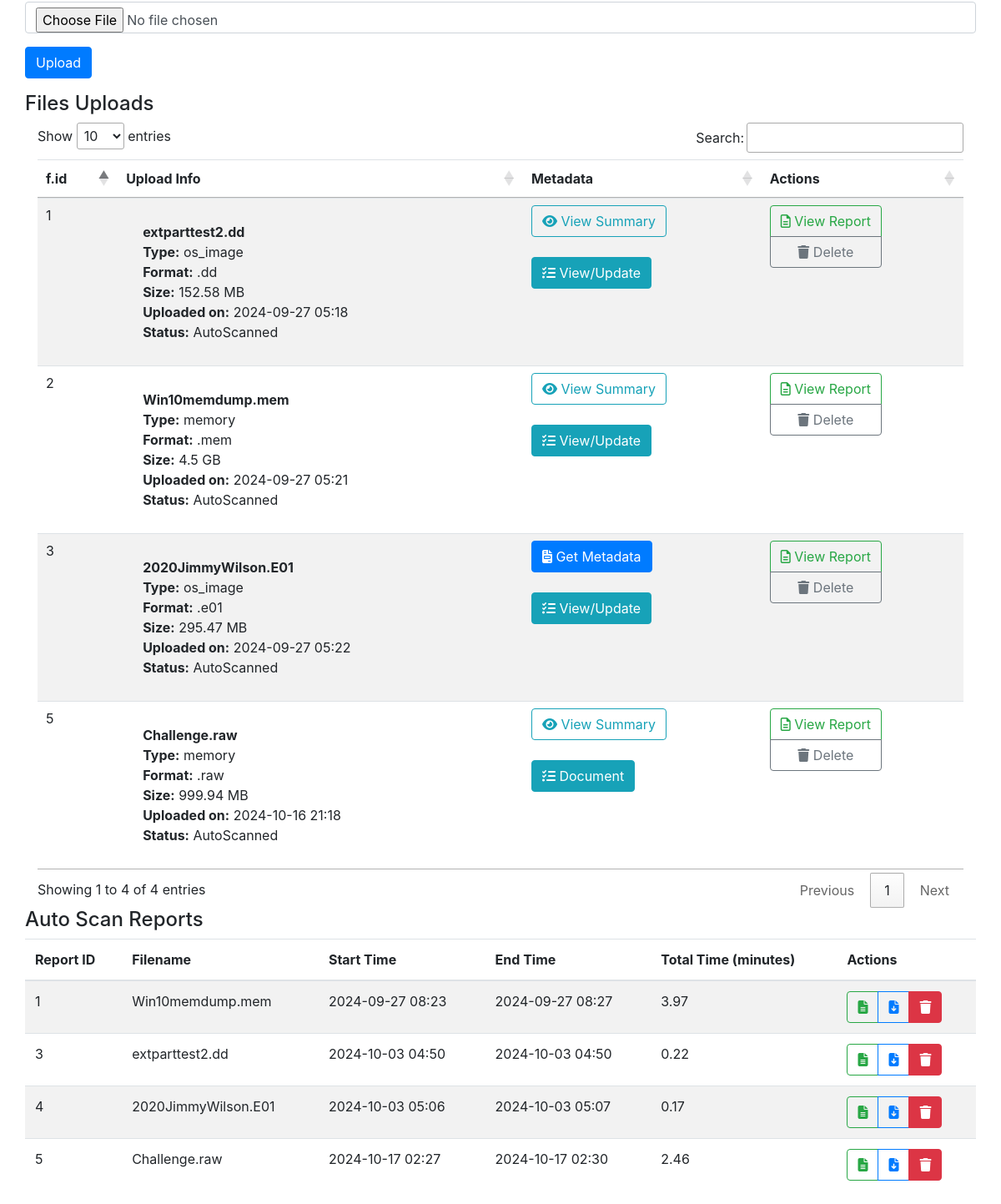
Page /dashboard (signed in, lower part) on the earlier database version.
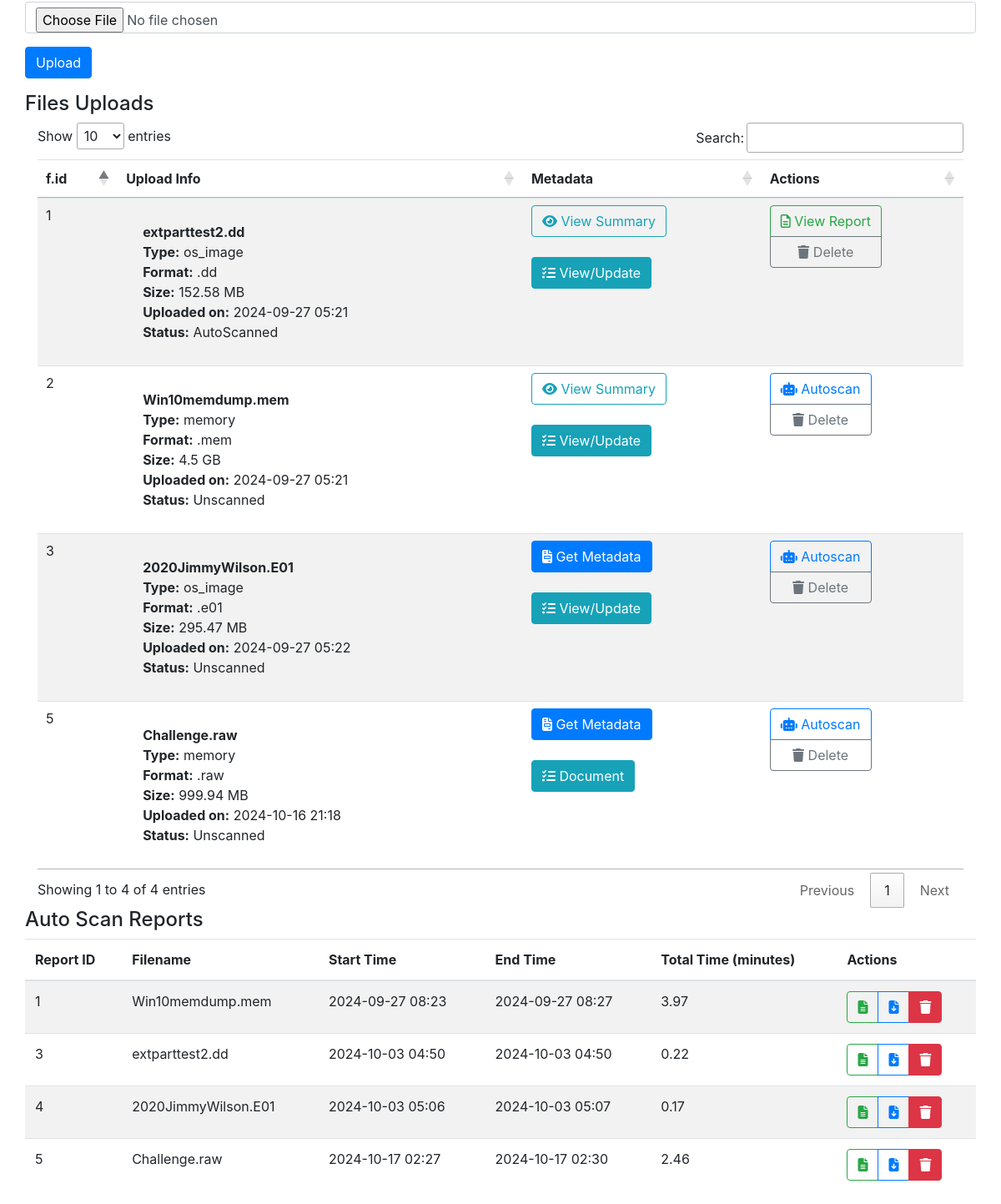
Same page on the later database version.
### models.py (models this page shows, shortened)
class UploadedFile(db.Model):
    __tablename__ = 'uploaded_files'
    id = db.Column(db.Integer, primary_key=True)
    filename = db.Column(db.String(255), nullable=False)
    file_type = db.Column(db.String(50), nullable=False)
    format = db.Column(db.String(50))
    size = db.Column(db.Integer)
    user_id = db.Column(db.Integer)
    upload_datetime = db.Column(db.DateTime, default=datetime.utcnow)
    status = db.Column(db.String(50), default='Unscanned')
    doc_exists = db.Column(db.Boolean, default=False)  # Add this line
    has_metadata = db.Column(db.Boolean, default=False)
    metadata_file_path = db.Column(db.String, nullable=True)  # Add this line for JSON file path

class AutoScan(db.Model):
    __tablename__ = 'autoscans'
    id = db.Column(db.Integer, primary_key=True)
    start_time = db.Column(db.DateTime, nullable=False)
    end_time = db.Column(db.DateTime, nullable=False)
    file_id = db.Column(db.Integer, db.ForeignKey('uploaded_files.id'), nullable=False)
    file_type = db.Column(db.String(50), nullable=False)
    report = db.Column(db.String(255), nullable=False)
    user_id = db.Column(db.Integer) # Add user_id

### app.py (the view)
@app.route('/')
@app.route('/dashboard', methods=['GET', 'POST'])
@login_required
def dashboard():
    form = UploadFileForm()
    if request.method == 'POST' and form.validate_on_submit():
        return redirect(url_for('upload_file'))
    uploaded_files = UploadedFile.query.filter_by(user_id=current_user.id).all()
    for file in uploaded_files:
        file.size_display = format_file_size(file.size)
        file.documentation = Documentation.query.filter_by(file_id=file.id).first() or None  # Attach the documentation to the file object
    stats = calculate_user_stats(current_user.id)
    autoscans = fetch_autoscans(current_user.id)
    auto_scan_reports = []
    for scan, filename in autoscans:
        total_time = (scan.end_time - scan.start_time).total_seconds() / 60  # Total time in minutes
        auto_scan_reports.append({
            'id': scan.id,
            'filename': filename,
            'start_time': scan.start_time,
            'end_time': scan.end_time,
            'total_time': round(total_time, 2)  # Round to 2 decimal places
        })
    return render_template('dashboard.html',
                           form=form,
                           uploaded_files=uploaded_files,
                           stats=stats,
                           autoscan_reports=auto_scan_reports)

### forms.py
class UploadFileForm(FlaskForm):
    file = FileField('Select File', validators=[
        FileRequired(),
        FileAllowed(['mem', 'dmp', 'raw', 'lks', 'hdd', 'iso', 'img', 'dd', 'e01'], 'Memory and Image files only!')
    ])
    submit = SubmitField('Upload')

### app.py (called while the page is built)
@login_manager.user_loader
def load_user(user_id):
    return User.query.get(int(user_id))

def format_file_size(size_in_bytes):
    if size_in_bytes == 0:
        return "0 B"
    size_name = ("B", "KB", "MB", "GB", "TB")
    i = int(math.floor(math.log(size_in_bytes, 1024)))
    p = math.pow(1024, i)
    s = round(size_in_bytes / p, 2)
    return f"{s} {size_name[i]}"

def fetch_autoscans(user_id):
    return (
        db.session.query(AutoScan, UploadedFile.filename)
        .join(UploadedFile, AutoScan.file_id == UploadedFile.id)
        .filter(AutoScan.user_id == user_id)
        .all()
    )

### templates/dashboard.html (shortened to what this page needs)
{% extends "base.html" %}
{% block content %}
<div class="container-fluid ">
    <form method="POST" action="{{ url_for('upload_file') }}" enctype="multipart/form-data">
        <div class="form-group">
            {{ form.file(class="form-control") }}
        </div>
        <div class="form-group">
            <button type="submit" class="btn btn-primary">Upload</button>
        </div>
    </form>
<h4>Files Uploads</h4>
<div class="container-fluid">
    <div class="row">
        <div class="col-12">
            <div class="table-responsive">
                <table id="uploaded-files-table" class="tab-content table table-striped">
                    <thead>
                        <tr>
                            <th>f.id</th>
                            <th>Upload Info</th>
                            <th>Metadata</th>
                            <th>Actions</th>
                        </tr>
                    </thead>
                    <tbody>
                        {% for file in uploaded_files %}
                            <tr>
                                <td>{{ file.id }}</td>
                                <td>
                                    <div class="card" style="background-color: transparent; border: none;">
                                        <div class="card-body" style="background-color: transparent;">
                                            <b>{{ file.filename }}</b>
                                            <br> <b>Type:</b> {{ file.file_type }}
                                            <br> <b>Format:</b> {{ file.format }}
                                            <br> <b>Size:</b> {{ file.size_display }}
                                            <br> <b>Uploaded on:</b> {{ file.upload_datetime.strftime('%Y-%m-%d %H:%M') }}
                                            <br> <b>Status:</b> {{ file.status }}
                                        </div>
                                    </div>
                                </td>
                                <td>
                                    {% if file.has_metadata %}
                                        <button type="button" class="btn btn-outline-info" title="View Metadata" data-file-id="{{ file.id }}" data-toggle="modal" data-target="#viewMetadataModal-{{ file.id }}">
                                            <i class="fa-solid fa-eye"></i> View Summary
                                        </button>
                                    {% else %}
                                        <button class="btn btn-primary" data-toggle="modal" data-target="#fetchMetadataModal-{{ file.id }}">
                                            <i class="fa-solid fa-file-invoice"></i> Get Metadata
                                        </button>
                                    {% endif %}
                                    <br><br>
                                    <button class="btn btn-info" data-toggle="modal" data-target="#addDocModal-{{ file.id }}">
                                        <i class="fa-solid fa-list-check"></i>
                                        {{ 'View/Update ' if file.doc_exists else 'Document' }}
                                    </button>
                                </td>
                                <td>
                                    {% if file.status == 'Unscanned' %}
                                        <div class="btn-group-vertical" role="group">
                                            <button type="button" class="btn btn-outline-primary" title="Auto Scan" data-toggle="modal" data-target="#autoScanModal-{{ file.id }}">
                                                <i class="fa-solid fa-robot"></i> Autoscan
                                            </button>
                                            <button type="button" class="btn btn-outline-secondary" title="Delete" data-toggle="modal" data-target="#deleteModal-{{ file.id }}">
                                                <i class="fa-solid fa-trash"></i> Delete
                                            </button>
                                        </div>
                                    {% elif file.status == 'AutoScanned' %}
                                        <div class="btn-group-vertical" role="group">
                                            <button type="button" class="btn btn-outline-success" title="View Report" onclick="window.open('{{ url_for('view_report2', file_id=file.id) }}', '_blank')">
                                                <i class="fa-regular fa-file-lines"></i> View Report
                                            </button>
                                            <button type="button" class="btn btn-outline-secondary" title="Delete" data-toggle="modal" data-target="#deleteModal-{{ file.id }}">
                                                <i class="fa-solid fa-trash"></i> Delete
                                            </button>
                                        </div>
                                    {% endif %}
                                </td>
                            </tr>
                            </div>
                        {% endfor %}
            </div>
        </div>
    <h4>Auto Scan Reports</h4>
    <div class="table-responsive" id="reports">
        <table id="autoscan-reports-table" class="table table-striped">
            <thead>
                <tr>
                    <th>Report ID</th>
                    <th>Filename</th>
                    <th>Start Time</th>
                    <th>End Time</th>
                    <th>Total Time (minutes)</th>
                    <th>Actions</th>
                </tr>
            </thead>
            <tbody>
                {% for report in autoscan_reports %}
                    <tr>
                        <td>{{ report.id }}</td>
                        <td>{{ report.filename }}</td>
                        <td>{{ report.start_time.strftime('%Y-%m-%d %H:%M') }}</td>
                        <td>{{ report.end_time.strftime('%Y-%m-%d %H:%M') }}</td>
                        <td>{{ report.total_time }}</td>
                        <td>
                            <div class="btn-group" role="group" aria-label="Report Actions">
                                <button class="btn btn-outline-success me-1" title="View Report" onclick="window.open('{{ url_for('view_report', report_id=report.id) }}', '_blank')">
                                    <i class="fas fa-file-alt"></i>
                                </button>
                                <button class="btn btn-outline-primary me-1" title="Download Report"
                                        onclick="window.location.href='{{ url_for('download_report', report_id=report.id) }}'">
                                    <i class="fa-solid fa-file-arrow-down"></i>
                                </button>
                                <button class="btn btn-danger" title="Delete Report" onclick="deleteReportFunction()">
                                    <i class="fas fa-trash"></i>
                                </button>
                            </div>
                        </td>
                    </tr>
                {% else %}
                    <tr>
                        <td colspan="6" class="text-center">No auto scan reports available.</td>
                    </tr>
                {% endfor %}
            </tbody>
        </table>
    </div>
{% endblock %}

### templates/base.html (shortened to what this page needs)
<!DOCTYPE html>
<html lang="en">
<head>
    <link rel="stylesheet" href="{{ url_for('static', filename='bootstrap.min.css') }}">
    <link rel="stylesheet" href="{{ url_for('static', filename='all.min.css') }}">
    <link rel="stylesheet" href="{{ url_for('static', filename='styles.css') }}">
    <link rel="stylesheet" href="https://cdn.datatables.net/1.10.24/css/jquery.dataTables.min.css">
    <link rel="stylesheet" href="https://cdnjs.cloudflare.com/ajax/libs/font-awesome/6.6.0/css/all.min.css" />
    <link rel="stylesheet" href="{{url_for('static',filename='bootstrap-icons.min.css')}}">
    <link rel="stylesheet" href="https://cdnjs.cloudflare.com/ajax/libs/font-awesome/6.6.0/css/fontawesome.min.css" />
    <link rel="stylesheet" href="https://stackpath.bootstrapcdn.com/bootstrap/4.5.2/css/bootstrap.min.css">
</head>
<body>
    <div class="container-fluid">
        {% block content %}{% endblock %}
</body>
</html>

### static/styles.css (style rules this page uses)
.table td, .table th { word-wrap: break-word; white-space: normal; }

Differences in the rows shown:
changed UploadedFile "extparttest2.dd": upload_datetime "2024-09-27 05:18" → "2024-09-27 05:21"
changed UploadedFile "Win10memdump.mem": status "AutoScanned" → "Unscanned"; status "View Report" → "Autoscan"
changed UploadedFile "2020JimmyWilson.E01": status "AutoScanned" → "Unscanned"; status "View Report" → "Autoscan"
changed UploadedFile "Challenge.raw": status "AutoScanned" → "Unscanned"; has_metadata "View Summary" → "Get Metadata"; status "View Report" → "Autoscan"
